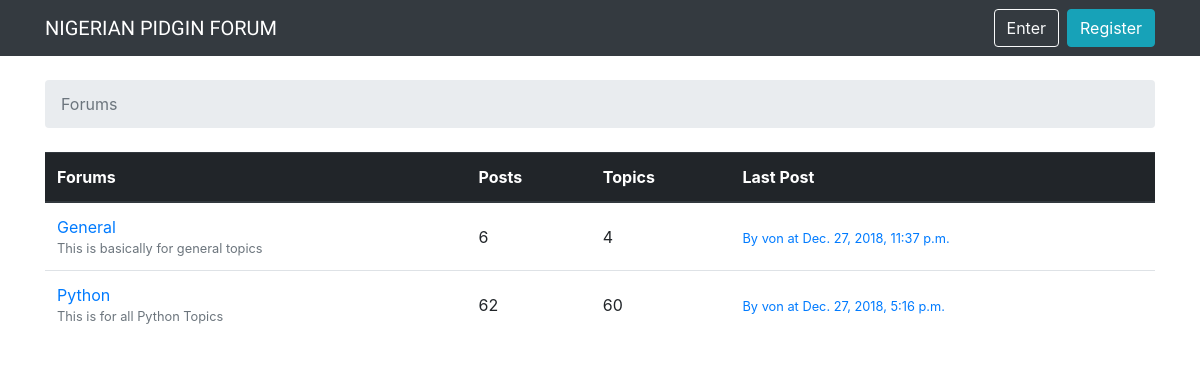
The app's page /, older data.
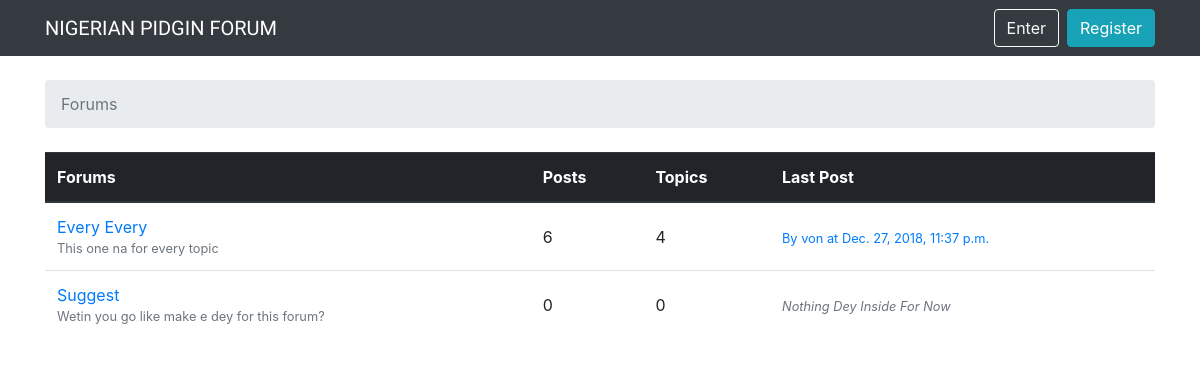
The same page, newer data.
### boards/models.py (models this page shows, shortened)
class Board(models.Model):
	name = models.CharField(max_length=40, unique=True)
	description = models.CharField(max_length=150)
	def get_posts_count(self):
		return Post.objects.filter(topic__board=self).count()
	def get_last_post(self):
		return Post.objects.filter(topic__board=self).order_by('-created_at').first()

class Post(models.Model):
	message = models.TextField(max_length = 4000)
	topic = models.ForeignKey(Topic, on_delete=models.CASCADE, related_name='posts')
	created_at = models.DateTimeField(auto_now_add=True)
	updated_at = models.DateTimeField(null=True)
	created_by = models.ForeignKey(User, on_delete=models.CASCADE, related_name='posts')
	updated_by = models.ForeignKey(User, on_delete=models.CASCADE, null=True, related_name='+')

### boards/views.py (the view)
# urls.py: path('', BoardListView.as_view(), name='home'),
class BoardListView(ListView):
	model = Board
	context_object_name = 'boards'
	template_name = 'home.html'

### templates/home.html
{% extends 'base.html' %}
{% block breadcrumb %}
    <li class="breadcrumb-item active"> Forums </li>
{% endblock %}
{% block content %}
    <table class="table">
        <thead class="thead-dark">
            <tr>
		            <th>Forums</th>
   				      <th>Posts</th>
   			      	<th>Topics</th>
        				<th>Last Post</th>
   			    </tr>
        </thead>
     		<tbody>
          	{% for board in boards %}
	              <tr>
         			    	<td>
              	    		<a href="{% url 'board_topics' board.pk %}">{{board.name}}</a>
	                  		<small class="text-muted d-block"> {{board.description}}</small>
   			          	</td>
                    <td class="align-middle"> {{ board.get_posts_count }} </td>
	                  <td class="align-middle"> {{ board.topics.count }} </td>
       			        <td class="align-middle">
                        {% with post=board.get_last_post %}
                            {% if post %}
                                <small>
                                    <a href="{% url 'topic_posts' board.pk post.topic.pk %}">
                                        By {{ post.created_by.username }} at {{ post.created_at }}
                                    </a>
                                </small>
                            {% else %}
                                <small class="text-muted">
                                    <em> Nothing Dey Inside For Now </em>
                                </small>
                            {% endif %}
                        {% endwith %}
                    </td>
            	  </tr>
   			    {% endfor %}
        </tbody>
    </table>
{% endblock %}

### templates/base.html (shortened to what this page needs)
{% load static %}
<!DOCTYPE html>
<html lang="en">
    <head>
        <link rel="stylesheet" href="https://stackpath.bootstrapcdn.com/bootstrap/4.1.3/css/\bootstrap.min.css"
>
        <link rel="stylesheet" href="{% static 'boards/css/app.css' %}">
    </head>
    <body>
    	{% block body %}
    	<nav class="navbar navbar-expand-sm navbar-dark bg-dark">
    		<div class="container">
    			<a class="navbar-brand" href="{% url 'home' %}"> NIGERIAN PIDGIN FORUM </a>
    			<div class="collapse navbar-collapse" id="mainMenu">
                {% if user.is_authenticated %}
    				<ul class="navbar-nav ml-auto">
                        <li class="nav-item" >
    						<a class="nav-link" dropdown-toggle href="#" id="userMenu" data-toggle='dropdown' aria-haspopup='true' aria-expanded='false'> {{ user.username }} </a>
                            <div class="dropdown-menu dropdown-menu-right" aria-labelledby='userMenu'>
                                <a class="dropdown-item" href="{% url 'my_account' %}"> My Cabal </a>
                                <a class="dropdown-item" href="{% url 'password_change' %}"> Change Password </a>
                                <div class="dropdown-divider"></div>
                                <a class="dropdown-item" href="{% url 'logout' %}"> Comot </a>
                            </div>
    					</li>
    				</ul>
                {% else %}
                    <form class="form-inline ml-auto">
                        <a href="{% url 'login' %}" class="btn btn-outline-light">Enter</a>
                        <a href="{% url 'signup' %}" class="btn btn-info ml-2">Register</a>
                    </form>
                {% endif %}
    			</div>
    		</div>
    	</nav>
	    <div class="container">
		    <ol class="breadcrumb my-4">
		    	{% block breadcrumb %}
		    	{% endblock %}
    		</ol>
				{% block content %}
		    	{% endblock %}
    	</div>
    	{% endblock body %}
    </body>
</html>

### boards/static/boards/css/app.css (style rules this page uses)
.navbar-brand { font-family: 'ZCOOL KuaiLe', cursive; }

Row changes from the older to the newer data that the page shows:
removed Board: name "Python", description "This is for all Python Topics", get_posts_count "62", topics.count "60", get_last_post.created_by.username "von", get_last_post.created_at "Dec. 27, 2018, 5:16 p.m."
changed Board "von": name "General" → "Every Every"; description "This is basically for general topics" → "This one na for every topic"
added Board: name "Suggest", description "Wetin you go like make e dey for this forum?", get_posts_count "0", topics.count "0", shows "Nothing Dey Inside For Now"
